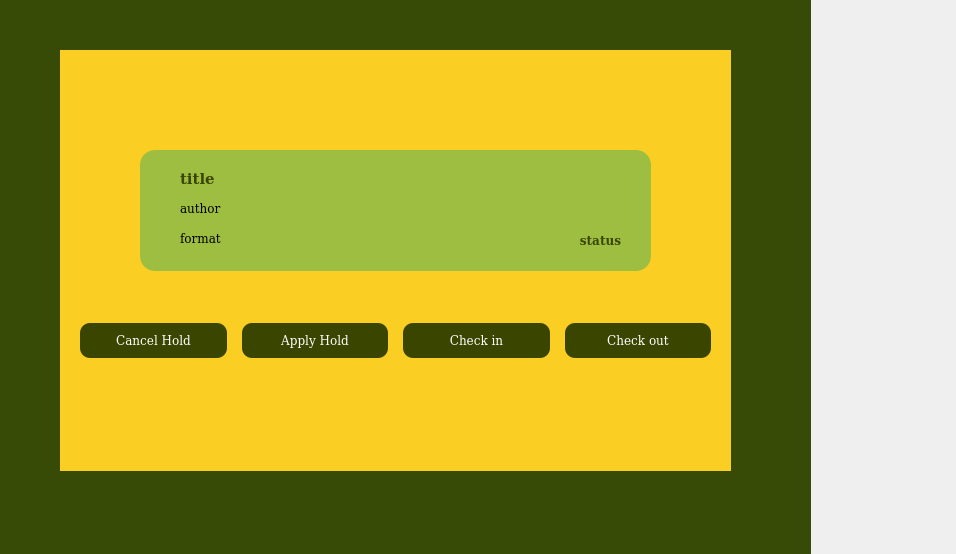
<?xml version="1.0" encoding="UTF-8"?>
<ui version="4.0">
 <class>viewitem</class>
 <widget class="QWidget" name="viewitem">
  <property name="geometry">
   <rect>
    <x>0</x>
    <y>0</y>
    <width>956</width>
    <height>554</height>
   </rect>
  </property>
  <property name="windowTitle">
   <string>Form</string>
  </property>
  <widget class="QWidget" name="ViewItempage" native="true">
   <property name="geometry">
    <rect>
     <x>0</x>
     <y>0</y>
     <width>811</width>
     <height>561</height>
    </rect>
   </property>
   <property name="font">
    <font>
     <family>DejaVu Serif</family>
    </font>
   </property>
   <property name="styleSheet">
    <string notr="true">background-color: #384b06;</string>
   </property>
   <widget class="QWidget" name="detailsBG" native="true">
    <property name="geometry">
     <rect>
      <x>60</x>
      <y>50</y>
      <width>671</width>
      <height>421</height>
     </rect>
    </property>
    <property name="styleSheet">
     <string notr="true">background-color: #face23;</string>
    </property>
    <widget class="QWidget" name="itemDetailsContainer" native="true">
     <property name="geometry">
      <rect>
       <x>80</x>
       <y>100</y>
       <width>511</width>
       <height>121</height>
      </rect>
     </property>
     <property name="styleSheet">
      <string notr="true">background-color: #9ebe41;
border-radius: 15px</string>
     </property>
     <widget class="QLabel" name="titleLabel">
      <property name="geometry">
       <rect>
        <x>40</x>
        <y>20</y>
        <width>441</width>
        <height>17</height>
       </rect>
      </property>
      <property name="styleSheet">
       <string notr="true">color: #3A4500;
font-weight: bold;
font-size: 15px;</string>
      </property>
      <property name="text">
       <string>title</string>
      </property>
     </widget>
     <widget class="QLabel" name="authorLabel">
      <property name="geometry">
       <rect>
        <x>40</x>
        <y>50</y>
        <width>211</width>
        <height>17</height>
       </rect>
      </property>
      <property name="text">
       <string>author</string>
      </property>
     </widget>
     <widget class="QLabel" name="formatLabel">
      <property name="geometry">
       <rect>
        <x>40</x>
        <y>80</y>
        <width>191</width>
        <height>17</height>
       </rect>
      </property>
      <property name="text">
       <string>format</string>
      </property>
     </widget>
     <widget class="QLabel" name="statusLabel">
      <property name="geometry">
       <rect>
        <x>410</x>
        <y>80</y>
        <width>71</width>
        <height>20</height>
       </rect>
      </property>
      <property name="styleSheet">
       <string notr="true">font-weight: bold;
color: #3A4500</string>
      </property>
      <property name="text">
       <string>status</string>
      </property>
      <property name="alignment">
       <set>Qt::AlignRight|Qt::AlignTrailing|Qt::AlignVCenter</set>
      </property>
     </widget>
    </widget>
    <widget class="QWidget" name="buttonRow" native="true">
     <property name="geometry">
      <rect>
       <x>20</x>
       <y>240</y>
       <width>631</width>
       <height>101</height>
      </rect>
     </property>
     <layout class="QHBoxLayout" name="horizontalLayout_2">
      <property name="spacing">
       <number>15</number>
      </property>
      <item>
       <widget class="QPushButton" name="cancelHoldButton">
        <property name="font">
         <font>
          <family>DejaVu Serif</family>
         </font>
        </property>
        <property name="styleSheet">
         <string notr="true">QPushButton {
  background-color: #3A4500;
  color: white;
  padding: 10px 20px;
  border-radius: 10px;
}
QPushButton:hover {
  background-color: #4F5D00;
}
QPushButton:disabled {
        background-color: rgb(125, 132, 109);
}
</string>
        </property>
        <property name="text">
         <string>Cancel Hold</string>
        </property>
       </widget>
      </item>
      <item>
       <widget class="QPushButton" name="applyHoldButton">
        <property name="font">
         <font>
          <family>DejaVu Serif</family>
         </font>
        </property>
        <property name="styleSheet">
         <string notr="true">QPushButton {
  background-color: #3A4500;
  color: white;
  padding: 10px 20px;
  border-radius: 10px;
}
QPushButton:hover {
  background-color: #4F5D00;
}
QPushButton:disabled {
        background-color: rgb(125, 132, 109);
}
</string>
        </property>
        <property name="text">
         <string>Apply Hold</string>
        </property>
       </widget>
      </item>
      <item>
       <widget class="QPushButton" name="checkInButton">
        <property name="font">
         <font>
          <family>DejaVu Serif</family>
         </font>
        </property>
        <property name="styleSheet">
         <string notr="true">QPushButton {
  background-color: #3A4500;
  color: white;
  padding: 10px 20px;
  border-radius: 10px;
}
QPushButton:hover {
  background-color: #4F5D00;
}
QPushButton:disabled {
        background-color: rgb(125, 132, 109);
}
</string>
        </property>
        <property name="text">
         <string>Check in</string>
        </property>
       </widget>
      </item>
      <item>
       <widget class="QPushButton" name="checkOutButton">
        <property name="font">
         <font>
          <family>DejaVu Serif</family>
         </font>
        </property>
        <property name="styleSheet">
         <string notr="true">QPushButton {
  background-color: #3A4500;
  color: white;
  padding: 10px 20px;
  border-radius: 10px;
}
QPushButton:hover {
  background-color: #4F5D00;
}
QPushButton:disabled {
        background-color: rgb(125, 132, 109);
}
</string>
        </property>
        <property name="text">
         <string>Check out</string>
        </property>
       </widget>
      </item>
     </layout>
    </widget>
    <zorder>buttonRow</zorder>
    <zorder>itemDetailsContainer</zorder>
   </widget>
  </widget>
 </widget>
 <resources/>
 <connections/>
</ui>
